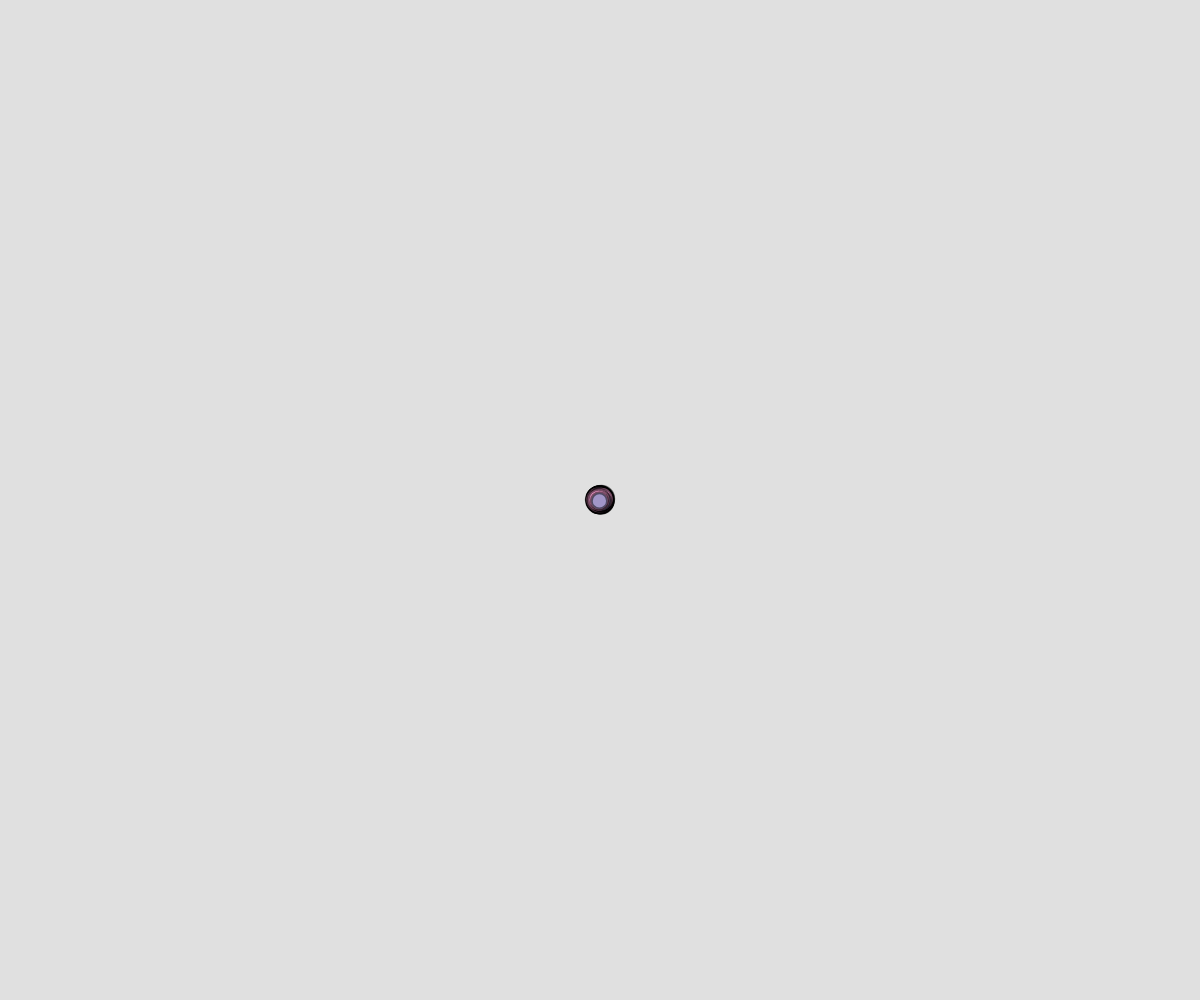
Frame 1 (no input)
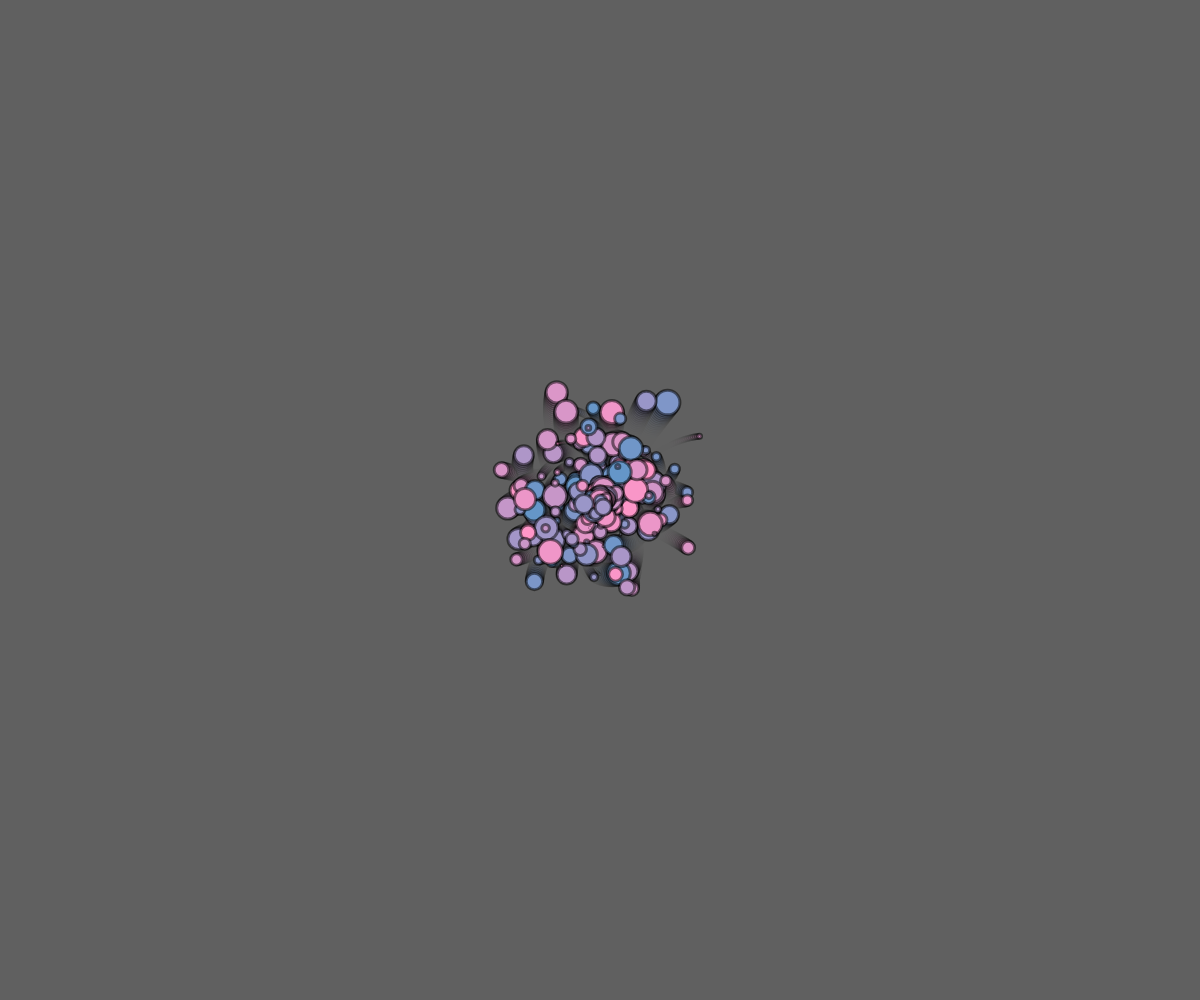
Frame 60 (no input)
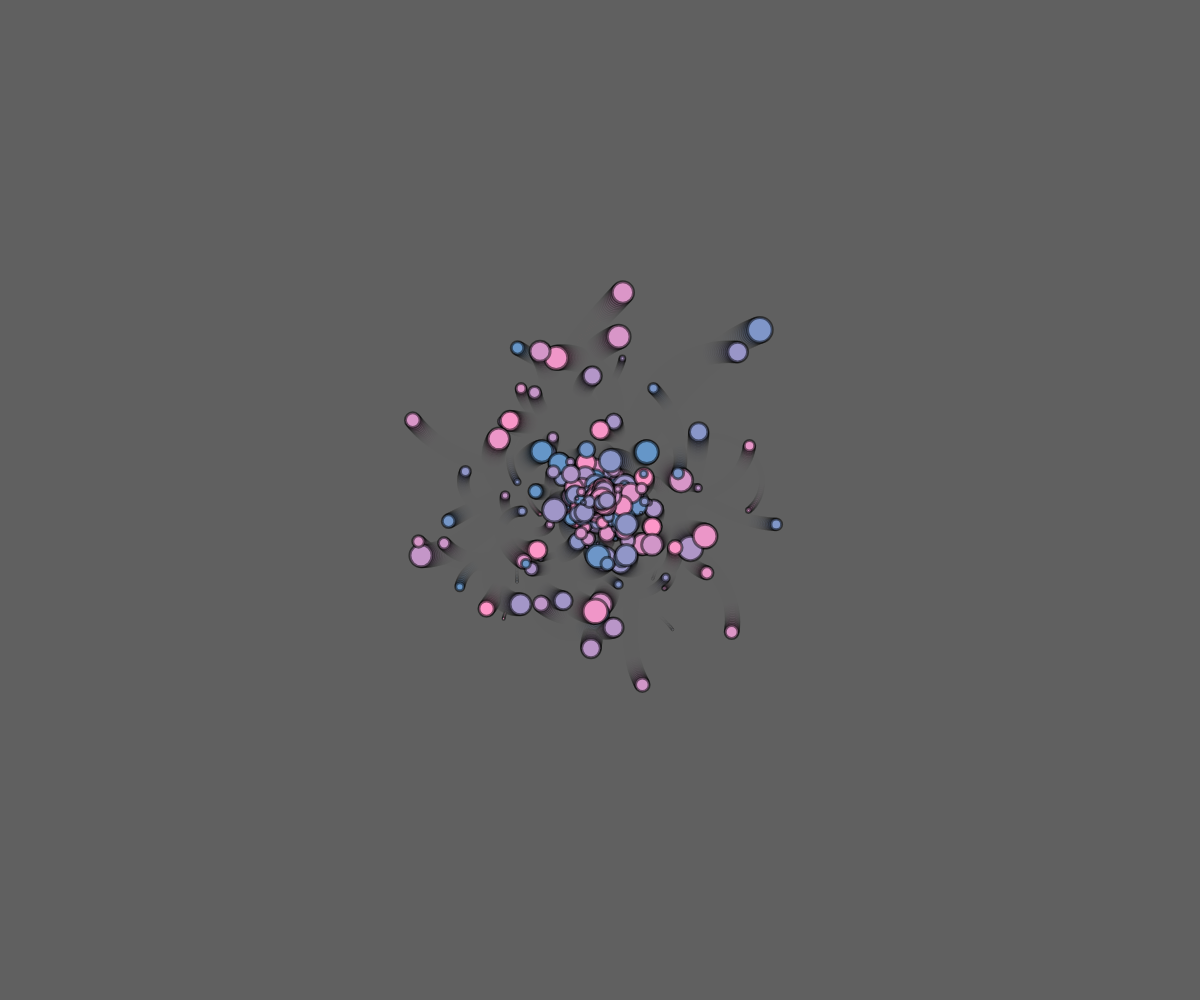
Frame 120 (the mouse pressed at the canvas centre since frame 60)

The p5.js sketch that drew these frames (run headless with seeded random() and noise() and a simulated clock; from frame 60 on, the mouse is pressed at the canvas centre):

// p5.js sketch
// ── sketch.js
let nPelotas = 500;
let pelotas = []; 
let t = 0;

function setup() {
  createCanvas(windowWidth, windowHeight);
  for (let i = 0; i < nPelotas; i++) {
    pelotas[i] = new RandomWalker(i);
  }
}

function draw() {
  background(100, 50);
  
  for (let i = 0; i < nPelotas; i++) {
    pelotas[i].update(t);
    pelotas[i].display();
  }
  t+= 0.001;
}

//__________classes_______
// _______random walker________
class RandomWalker {
  constructor(_nombre) {
    this.pink = random(255, 100);
    this.yellow = random(150, 150);
    this.red = random(200, 200);

    this.noiseShift = random(100)

    this.pos = createVector(width / 2, height / 2);
    this.speed = createVector(random(-1.5, 1.5), random(-1.5, 1.5));
    this.diametro = random(0, 25);
    print("Hola! soy la pelota" + this.nombre);
  }
  update(_t) {
    this.speed.rotate(map(noise(_t + this.noiseShift), 0, 1, -0.5, 0.5));
    this.pos.add(this.speed);
  }
  display() {
    stroke('rgba(0, 0, 0, 0.5)');
    strokeWeight(3);
    fill(this.pink, this.yellow, this.red); 
    ellipse(this.pos.x, this.pos.y, this.diametro);
 
  }
}
